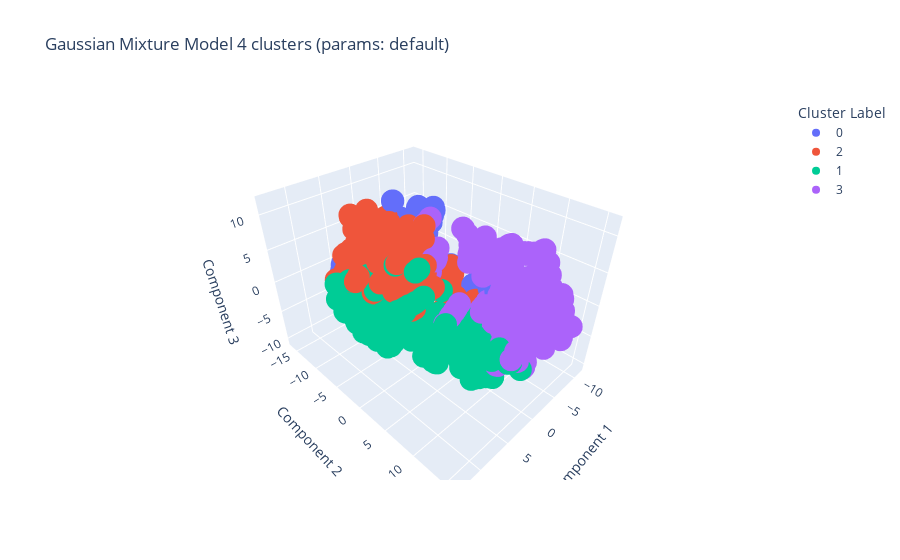

This figure's notebook cell:
### Markdown cell above
Dimensionality reduction down to three dimensions

### Code cell
visualize_clustered_data_3d(data_3d_tsne, gm_labels, {"algorithm": "Gaussian Mixture Model", "n_clusters": "4", "params":"default"}).show()

### Figure 1 — Plotly figure (JSON) as saved in the notebook; plotly's stock layout.template omitted (floating-point values rounded to 4 significant figures; data arrays with more than 128 entries replaced by an {"elided": "..."} marker saying what was removed)
{"data": [{"hovertemplate": "Cluster Label=0<br>Component 1=%{x}<br>Component 2=%{y}<br>Component 3=%{z}<extra></extra>", "legendgroup": "0", "marker": {"color": "#636efa", "symbol": "circle"}, "mode": "markers", "name": "0", "scene": "scene", "showlegend": true, "type": "scatter3d", "x": {"elided": "155 float values"}, "y": {"elided": "155 float values"}, "z": {"elided": "155 float values"}}, {"hovertemplate": "Cluster Label=2<br>Component 1=%{x}<br>Component 2=%{y}<br>Component 3=%{z}<extra></extra>", "legendgroup": "2", "marker": {"color": "#EF553B", "symbol": "circle"}, "mode": "markers", "name": "2", "scene": "scene", "showlegend": true, "type": "scatter3d", "x": {"elided": "314 float values"}, "y": {"elided": "314 float values"}, "z": {"elided": "314 float values"}}, {"hovertemplate": "Cluster Label=1<br>Component 1=%{x}<br>Component 2=%{y}<br>Component 3=%{z}<extra></extra>", "legendgroup": "1", "marker": {"color": "#00cc96", "symbol": "circle"}, "mode": "markers", "name": "1", "scene": "scene", "showlegend": true, "type": "scatter3d", "x": {"elided": "294 float values"}, "y": {"elided": "294 float values"}, "z": {"elided": "294 float values"}}, {"hovertemplate": "Cluster Label=3<br>Component 1=%{x}<br>Component 2=%{y}<br>Component 3=%{z}<extra></extra>", "legendgroup": "3", "marker": {"color": "#ab63fa", "symbol": "circle"}, "mode": "markers", "name": "3", "scene": "scene", "showlegend": true, "type": "scatter3d", "x": {"elided": "317 float values"}, "y": {"elided": "317 float values"}, "z": {"elided": "317 float values"}}], "layout": {"legend": {"title": {"text": "Cluster Label"}, "tracegroupgap": 0}, "scene": {"domain": {"x": [0, 1], "y": [0, 1]}, "xaxis": {"title": {"text": "Component 1"}}, "yaxis": {"title": {"text": "Component 2"}}, "zaxis": {"title": {"text": "Component 3"}}}, "title": {"text": "Gaussian Mixture Model 4 clusters (params: default)"}}}
